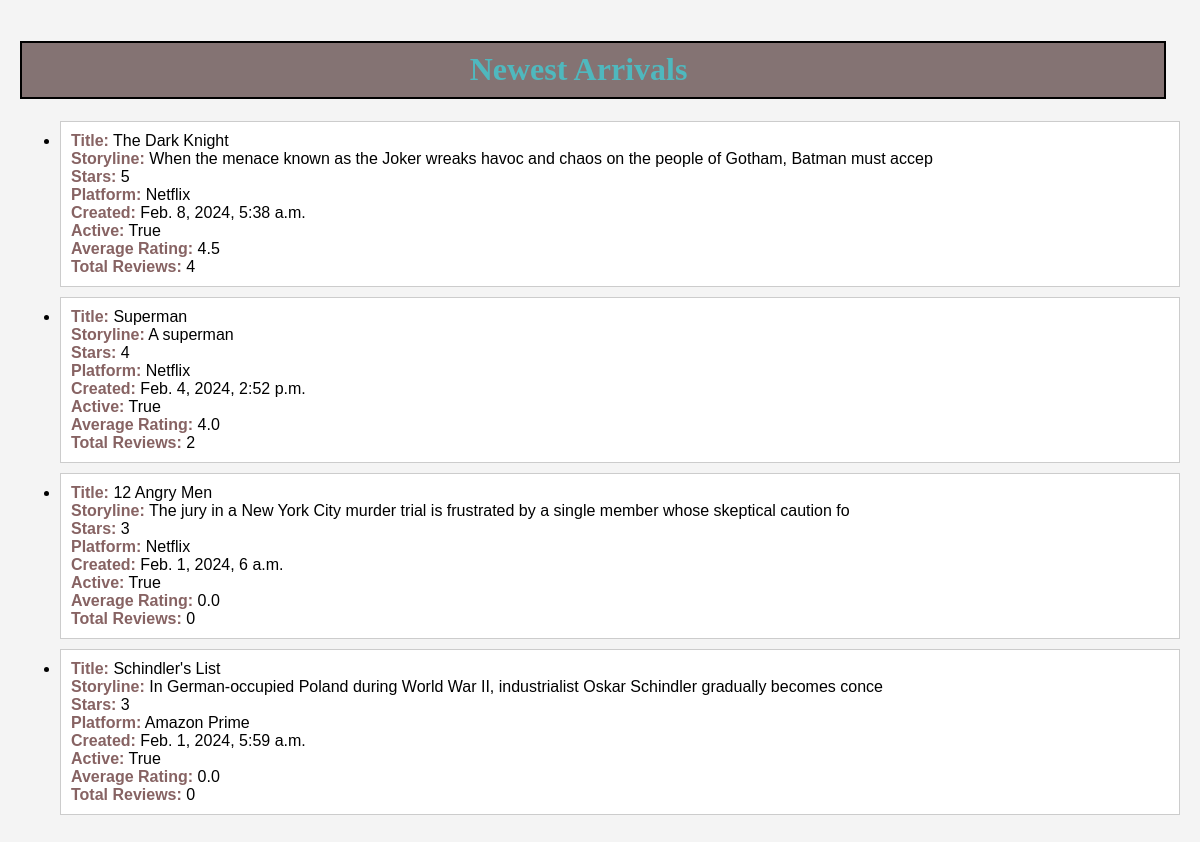
The app's page /api/newest-arrivals/, older data.
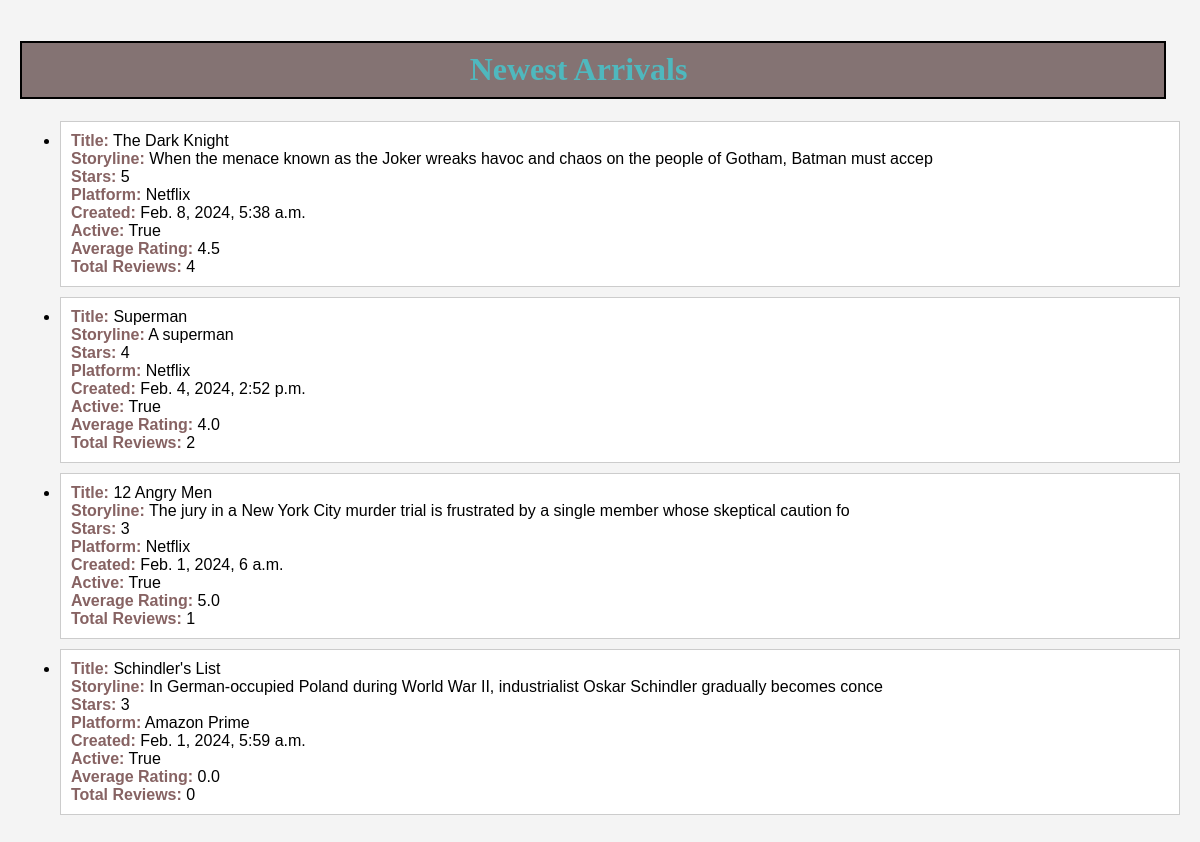
The same page, newer data.
### blog/models.py (models this page shows, shortened)
class Watchlist(models.Model):
    title=models.CharField(max_length=100)
    storyline=models.CharField(max_length=100)
    stars=models.IntegerField(validators=[MinValueValidator(1), MaxValueValidator(5)])
    platform= models.ForeignKey(StreamPlatform,on_delete=models.CASCADE,related_name='watchlist')
    created=models.DateTimeField(auto_now_add=True)
    active=models.BooleanField(default=True)
    avg_rating=models.FloatField(default=0)
    total_reviews=models.IntegerField(default=0)

class StreamPlatform(models.Model):
    name=models.CharField(max_length=100)
    Description=models.CharField(max_length=100)
    website=models.URLField(max_length=100)
    def __str__(self):
        return self.name

### blog_api/views.py (the view)
# urls.py: path('newest-arrivals/', newestarrival, name='newest_arrivals'),
def newestarrival(request):
    newest_arrivals = Watchlist.objects.order_by('-created')  # Newest arrivals sorted by creation date
    return render(request, 'blog/newestarrival.html', {'newest_arrivals': newest_arrivals})

### templates/blog/newestarrival.html (shortened to what this page needs)
<!DOCTYPE html>
<html lang="en">
<head>
</head>
<body>
    <h1>Newest Arrivals</h1>
    <ul>
        {% for movie in newest_arrivals %}
            <li class="movie-item">
                <div class="movie-info">
                    <strong style="font-weight: 600;color: #876363;">Title:</strong> {{ movie.title }}<br>
                    <strong>Storyline:</strong> {{ movie.storyline }}<br>
                    <strong>Stars:</strong> {{ movie.stars }}<br>
                    <strong>Platform:</strong> {{ movie.platform }}<br>
                    <strong>Created:</strong> {{ movie.created }}<br>
                    <strong>Active:</strong> {{ movie.active }}<br>
                    <strong>Average Rating:</strong> {{ movie.avg_rating }}<br>
                    <strong>Total Reviews:</strong> {{ movie.total_reviews }}<br>
                </div>
            </li>
        {% endfor %}
    </ul>
</body>
</html>

Row changes from the older to the newer data that the page shows:
changed Watchlist "12 Angry Men": avg_rating "0.0" → "5.0"; total_reviews "0" → "1"
